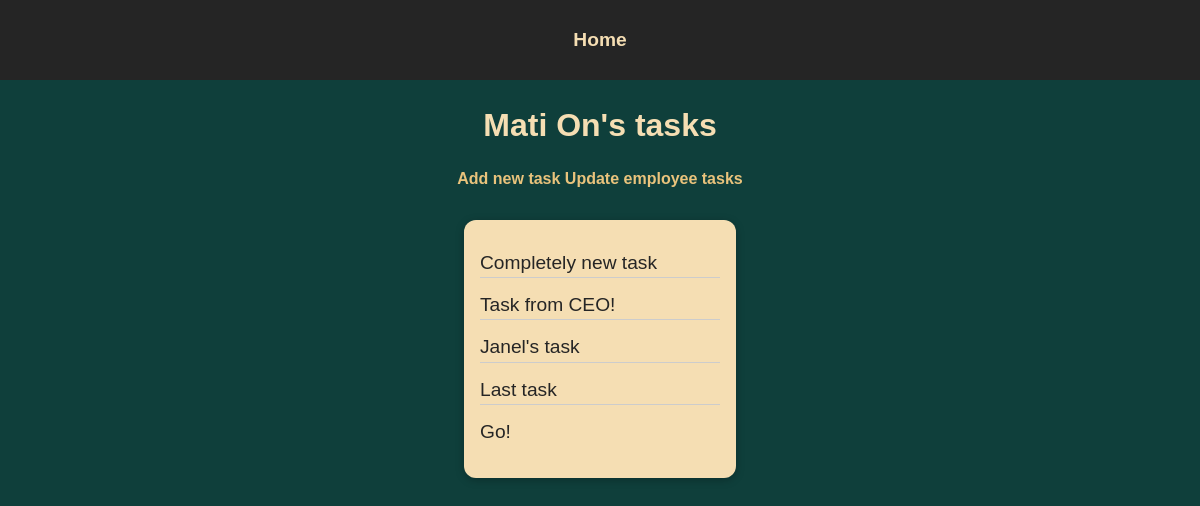
Page /employees/18 on the earlier database version.
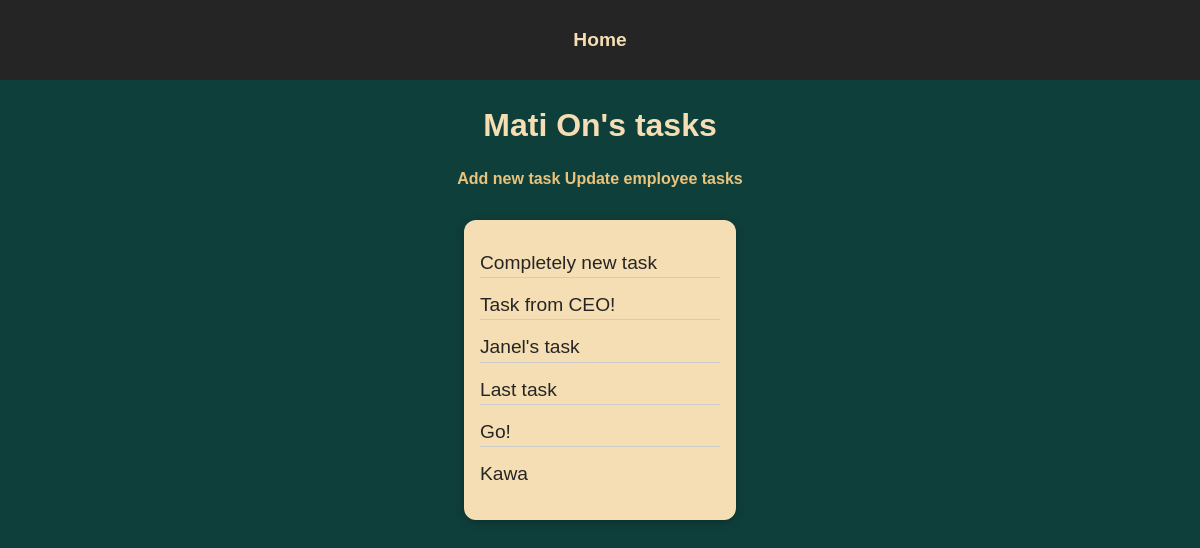
Same page on the later database version.
### team/models.py (models this page shows)
class Task(models.Model):
    task_title = models.CharField(max_length=50)
    task_description = models.TextField(default='--')
    task_status = models.CharField(max_length=12, choices=TASK_STATUS, default='Not started')
    def __str__(self):
        return f"{self.task_title}"

### team/views.py (the view)
# urls.py: path('employees/<int:pk>', views.TasksView.as_view(), name='employee_id'),
class TasksView(DetailView):
    template_name = 'team/tasks_list.html'
    model = Employee
    context_object_name = 'single_employee_task'

### team/templates/team/tasks_list.html (shortened to what this page needs)
{% extends 'team/base.html' %}
{% load static %}
{% block css_files %}
  <link rel="stylesheet" href="{% static "team/list_style.css" %}">
  <link rel="stylesheet" href="{% static "team/description.css" %}">
{% endblock %}
{% block content %}
  <h2>{{ single_employee_task.user_first_name }} {{ single_employee_task.user_last_name }}'s tasks</h2>
  <h3><a href="{% url 'add_task_to_employee' pk=single_employee_task.id%}">Add new task</a>  <a href="{% url 'update_employee' pk=single_employee_task.id%}">Update employee tasks</a></h3>
  <ul>
    {% for task in single_employee_task.employee_task.all %}
      <li><a href="{% url 'task_id' pk=task.id%}">{{ task }}</a></li>
    {% endfor %}
  </ul>
{% endblock %}

Differences in the rows shown:
added Task: task_title "Kawa"
